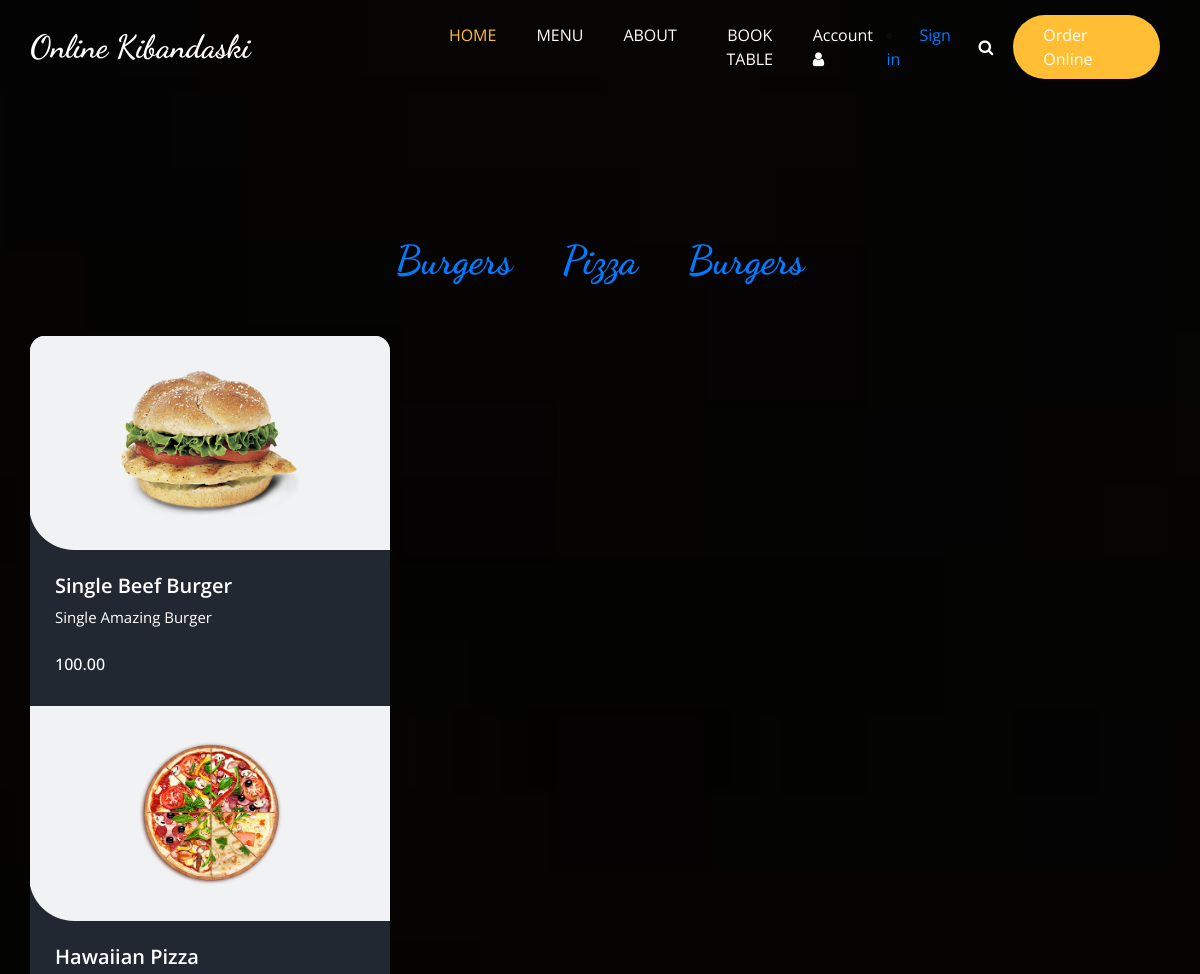
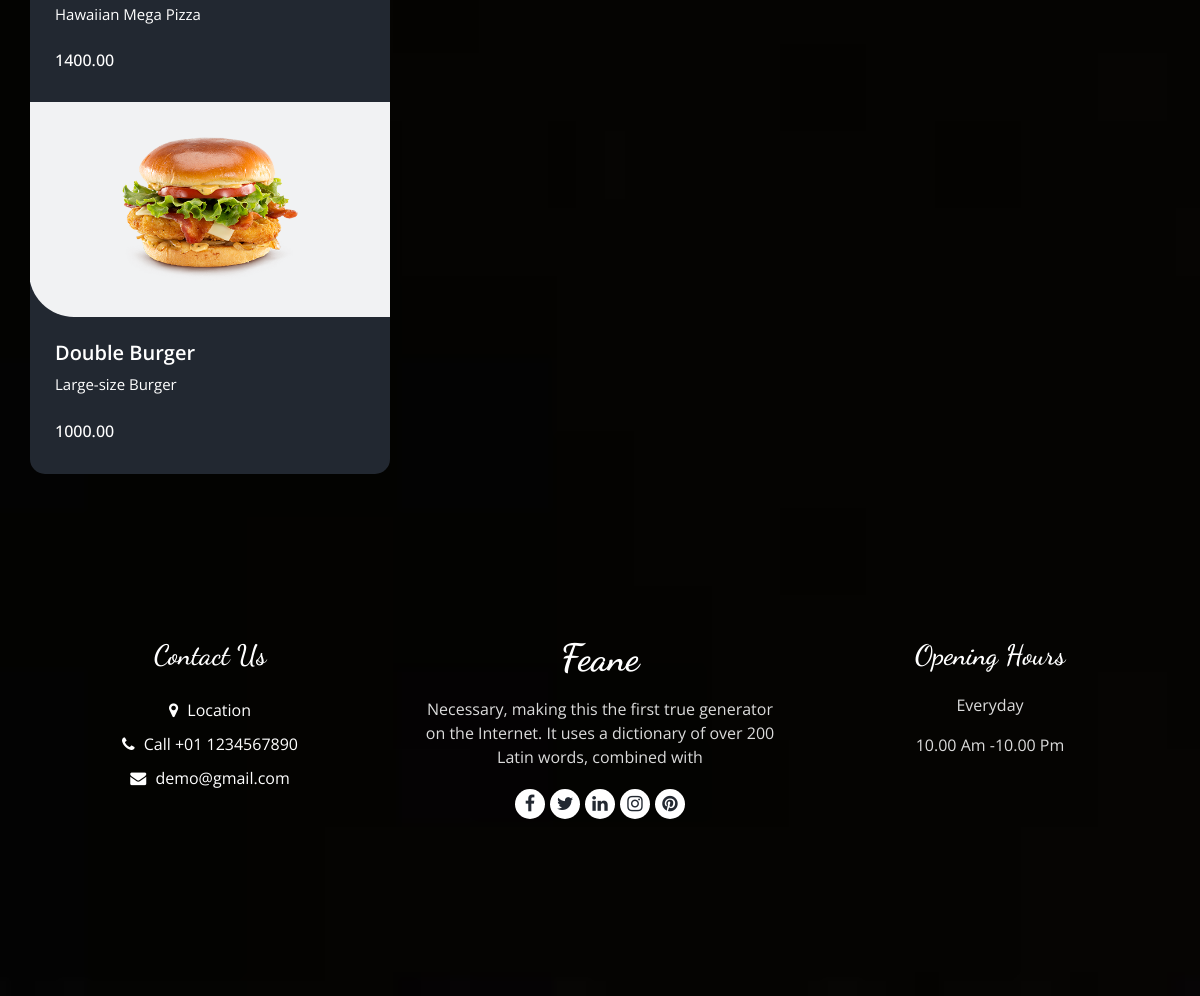
Screenshot of /products/ with the database file from the repository (2 pictures, top to bottom).
### core/models.py (models this page shows, shortened)
class Product(models.Model):
    pid = ShortUUIDField(
        unique=True, length=10, max_length=20, prefix="prd", alphabet="abcdefgh12345"
    )
    title = models.CharField(max_length=100, default="Prod Title")
    image = models.ImageField(upload_to=user_directory_path, default="product.jpg")
    description = models.TextField(null=True, blank=True, default="Prod Description")
    user = models.ForeignKey(User, on_delete=models.SET_NULL, null=True)
    category = models.ForeignKey(Category, on_delete=models.SET_NULL, null=True, related_name="category" )
    vendor = models.ForeignKey(Vendor, on_delete=models.SET_NULL, null=True,related_name="product")
    price= models.DecimalField(max_digits=9999999999999,decimal_places=2, default="100")
    old_price = models.DecimalField(max_digits=9999999999999,decimal_places=2, default="200")
    specifications = models.TextField(null=True, blank=True)
    product_status = models.CharField(choices=STATUS, max_length=10, default="In_review")
    status = models.BooleanField(default=True)
    in_stock= models.BooleanField (default=True)
    featured = models.BooleanField (default=False)
    digital = models.BooleanField (default=False)
    sku = ShortUUIDField(
        unique=True, length=4, max_length=10, prefix="sku", alphabet="1234567890"
    )
    date = models.DateTimeField(auto_now_add=True)
    updated = models.DateTimeField(null=True, blank=True)
    class Meta:
        verbose_name_plural = "Products"

class Category(models.Model):
    cid = ShortUUIDField(
        unique=True, length=10, max_length=20, prefix="cat", alphabet="abcdefgh12345"
    )
    title = models.CharField(max_length=100, default="My Category")
    image = models.ImageField(upload_to="category", default="category.jpg")
    user = models.ForeignKey(User,on_delete=models.SET_NULL, null=True)
    class Meta:
        verbose_name_plural = "Categories"
    def __str__(self):
        return self.title

### core/views.py (the view)
# urls.py: path("products/", views.product_list_view, name="product-list" ),
def product_list_view(request):
    products = Product.objects.filter(product_status="published")
    context = {
        "products": products
    }
    return render(request, 'core/product-list.html', context)

### templates/core/product-list.html
{% extends 'partials/base.html' %}
{% load static %}
{% block content %}
  <body class="sub_page">
    <div class="hero_area">
      <div class="bg-box">
        <img src="{% static 'images/background.jpeg' %}" alt="" />
      </div>
    <section class="food_section layout_padding">
      <div class="container">
        <div class="heading_container heading_center">
          <h2>
            <ul class="filters_menu">
              {% for product in products %}
               <li ><a href="">{{product.category}}</a></li>
               {% endfor %}
             </ul>
          </h2>
        </div>
        <div class="filters-content">
          <div class="row grid">
            <div class="col-sm-6 col-lg-4 all pizza">
              <div class="box">
                {% for product in products %}
                <div>
                  <div class="img-box">
                    <img src="{{product.image.url}}" alt="">
                  </div>
                  <div class="detail-box">
                    <h5>
                      {{product.title}}
                    </h5>
                    <p>
                      {{product.description}}
                    </p>
                    <div class="options">
                      <h6>
                        {{product.price}}
                      </h6>
                    </div>
                  </div>
                </div>
                {% endfor %}
              </div>
            </div>
          </div>
        </div>
      </div>
    </section>
  </body>
{% endblock %}

### templates/partials/base.html (shortened to what this page needs)
{% load static %}
<!DOCTYPE html>
<html>
  <head>
    <link rel="stylesheet" type="text/css" href="{% static 'css/bootstrap.css' %}" />
    <link rel="stylesheet" type="text/css" href="https://cdnjs.cloudflare.com/ajax/libs/OwlCarousel2/2.3.4/assets/owl.carousel.min.css" />
    <link rel="stylesheet" href="https://cdnjs.cloudflare.com/ajax/libs/jquery-nice-select/1.1.0/css/nice-select.min.css" />
    <link href="{% static 'css/font-awesome.min.css' %}" rel="stylesheet" />
    <link href="{% static 'css/style.css' %}" rel="stylesheet" />
    <link href="{% static 'css/responsive.css' %}" rel="stylesheet" />
  </head>
  <body>
    <div class="hero_area">
      <div class="bg-box">
      </div>
    <header class="header_section">
      <div class="container">
        <nav class="navbar navbar-expand-lg custom_nav-container ">
          <a class="navbar-brand" href="index.html">
            <span>
              Online Kibandaski
            </span>
          </a>
          <div class="collapse navbar-collapse" id="navbarSupportedContent">
            <ul class="navbar-nav mx-auto">
              <li class="nav-item active">
                <a class="nav-link" href="">Home <span class="sr-only">(current)</span></a>
              </li>
              <li class="nav-item">
                <a class="nav-link" href="products">Menu</a>
              </li>
              <li class="nav-item">
                <a class="nav-link" href="about">About</a>
              </li>
              <li class="nav-item">
                <a class="nav-link" href="book">Book Table</a>
              </li>
            </ul>
            <div class="user_option">
              <a href="page-account.html" class="user_link">Account<i class="fa fa-user" aria-hidden="true"></i></a>
                  <div>
                    {% if request.user.is_authenticated %}
                    <li> <a href="{% url 'userauths:sign-out' %}">Sign out </a></li>
                    {% else %}
                    <li> <a href="{% url 'userauths:sign-in' %}">Sign in </a></li>
                    {% endif %}
                  </div>
              <form class="form-inline">
                <button class="btn  my-2 my-sm-0 nav_search-btn" type="submit">
                  <i class="fa fa-search" aria-hidden="true"></i>
                </button>
              </form>
              <a href="" class="order_online">
                Order Online
              </a>
            </div>
          </div>
        </nav>
      </div>
    </header>
{% block content %}
{% endblock  %}
<footer class="footer_section">
  <div class="container">
    <div class="row">
      <div class="col-md-4 footer-col">
        <div class="footer_contact">
          <h4>
            Contact Us
          </h4>
          <div class="contact_link_box">
            <a href="">
              <i class="fa fa-map-marker" aria-hidden="true"></i>
              <span>
                Location
              </span>
            </a>
            <a href="">
              <i class="fa fa-phone" aria-hidden="true"></i>
              <span>
                Call +01 1234567890
              </span>
            </a>
            <a href="">
              <i class="fa fa-envelope" aria-hidden="true"></i>
              <span>
                demo@gmail.com
              </span>
            </a>
          </div>
        </div>
      </div>
      <div class="col-md-4 footer-col">
        <div class="footer_detail">
          <a href="" class="footer-logo">
            Feane
          </a>
          <p>
            Necessary, making this the first true generator on the Internet. It uses a dictionary of over 200 Latin words, combined with
          </p>
          <div class="footer_social">
            <a href="">
              <i class="fa fa-facebook" aria-hidden="true"></i>
            </a>
            <a href="">
              <i class="fa fa-twitter" aria-hidden="true"></i>
            </a>
            <a href="">
              <i class="fa fa-linkedin" aria-hidden="true"></i>
            </a>
            <a href="">
              <i class="fa fa-instagram" aria-hidden="true"></i>
            </a>
            <a href="">
              <i class="fa fa-pinterest" aria-hidden="true"></i>
            </a>
          </div>
        </div>
      </div>
      <div class="col-md-4 footer-col">
        <h4>
          Opening Hours
        </h4>
        <p>
          Everyday
        </p>
        <p>
          10.00 Am -10.00 Pm
        </p>
      </div>
    </div>
    <div class="footer-info">
      <p>
        &copy; <span id="displayYear"></span> All Rights Reserved By
        <a href="https://html.design/">Free Html Templates</a><br><br>
        <a href="https://themewagon.com/" target="_blank">ThemeWagon</a>
      </p>
    </div>
  </div>
</footer>
</body>
</html>

### static/css/responsive.css (style rules this page uses)
@media (min-width: 1200px) { .container { max-width: 1170px; } }

### rows the page displays
Product: category "Burgers", image (picture), title "Single Beef Burger", description "Single Amazing Burger", price "100.00"
Product: category "Pizza", image (picture), title "Hawaiian Pizza", description "Hawaiian Mega Pizza", price "1400.00"
Product: category "Burgers", image (picture), title "Double Burger", description "Large-size Burger", price "1000.00"
